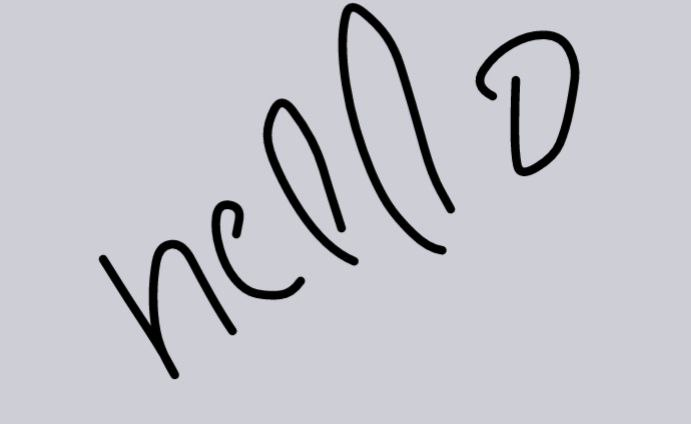
#> input picture samples/hello_english.jpg, 691 x 424 px
$ jupyter execute align.ipynb
#> lines starting #> are read from the running program, lines starting #| are printed output that depends on the picture
[cell 1]
import cv2
import matplotlib.pyplot as plt
import numpy as np
from sklearn.linear_model import LinearRegression

## Preprocess Image

[cell 2]
# read, process, and image
img = cv2.imread('samples/hello_english.jpg',0)
#> img: shape (424, 691); min 0, max 230, mean 196
img = cv2.cvtColor(img, cv2.COLOR_BGR2RGB)
#> img: shape (424, 691, 3)
img = cv2.resize(img, (256,256))
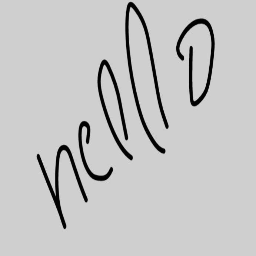
#> img: shape (256, 256, 3); min 0, max 220, mean 196
img = img[:,:,0] # only use one channel
#> img: shape (256, 256)

# thresholding
img[img < 20] = 0
#> img: shape (256, 256); min 0, max 220, mean 195.9
img[img > 20] = 255
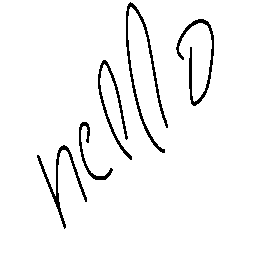
#> img: shape (256, 256); min 0, max 255, mean 244.4

# display image
plt.imshow(img, cmap='gray')

[cell 3]
# extract all non-zero pixels as coordinates
coords = np.column_stack(np.where(img == 0))
#> coords = 2708 pairs, first value 2 to 228, second value 37 to 213
x,y = coords[:,0], coords[:,1]
#> x = 2708 values from 2 to 228; y = 2708 values, max 213 at index 337, min 37 at index 2064, mean 126.9
print(len(x), len(y))
#| 2708 2708

### Perform linear regression on the image

[cell 4]
# do linear regression
model = LinearRegression()
model.fit(x.reshape(-1, 1), y.reshape(-1, 1))
print(model.coef_, model.intercept_)

[cell 5]
# plot the line with the data
plt.scatter(x, y, s=1)
plt.plot(x, model.predict(x.reshape(-1, 1)), color='red', linewidth=1)
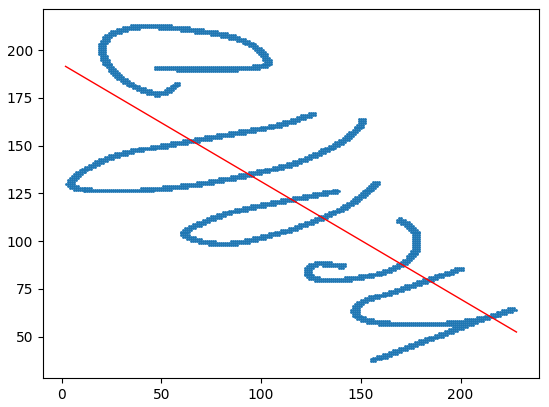
#> figure drawn by matplotlib, 1 panel

### Align the plotted line to be parallel to X axis, along with the image

[cell 6]
img.shape
#> Out = (256, 256)

[cell 7]
#  Rotate the image by the angle of the line
angle = np.arctan(model.coef_)*180/np.pi
print(angle[0][0])
rows,cols = img.shape
#> rows = 256; cols = 256

# negative angle means it will rotate clockwise, positive angle means it will rotate counter-clockwise
M = cv2.getRotationMatrix2D((cols/2,rows/2),angle[0][0],1)
dst = cv2.warpAffine(img,M,(cols,rows))
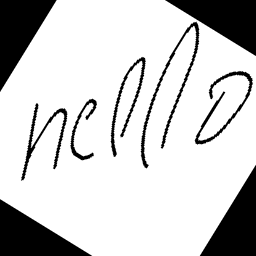
#> dst: shape (256, 256); min 0, max 255, mean 204.1

plt.imshow(dst,cmap="gray")

$ run again, with samples/namaste_hindi.jpg copied over samples/hello_english.jpg
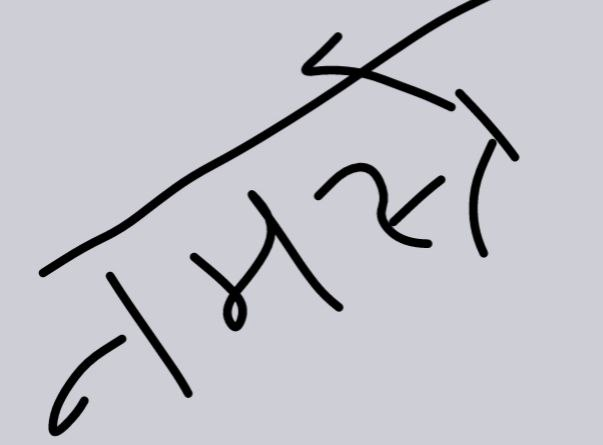
#> input picture samples/namaste_hindi.jpg, 603 x 445 px
#> `img[img > 20] = 255`:
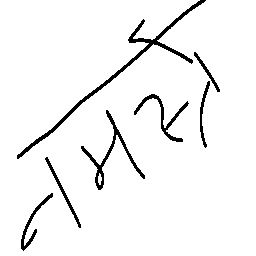
#> img: shape (256, 256); min 0, max 255, mean 243.2
#> coords = 3026 pairs, first value 0 to 250, second value 17 to 219
#> x = 3026 values from 0 to 250; y = 3026 values, max 219 at index 974, min 17 at index 2179, mean 121.1
#| 3026 3026
#> `dst = cv2.warpAffine(img,M,(cols,rows))`:
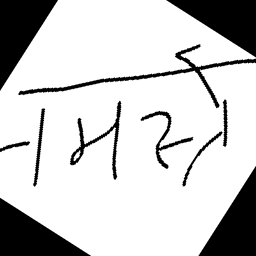
#> dst: shape (256, 256); min 0, max 255, mean 203.1
